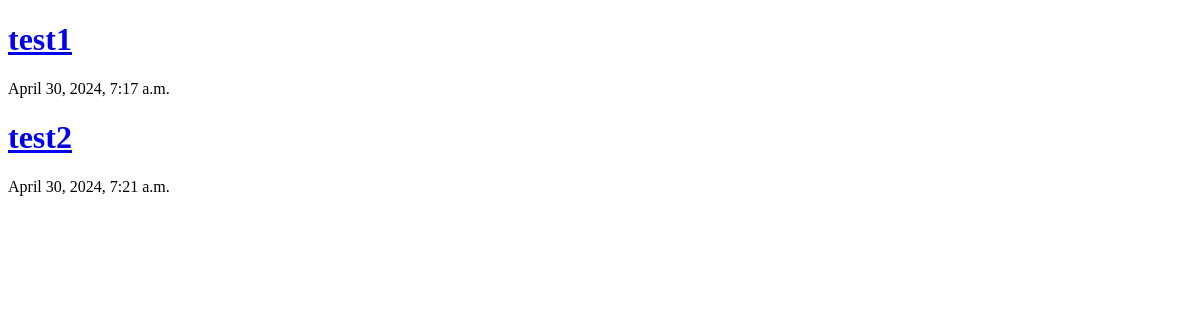
The app's page /posts/, older data.
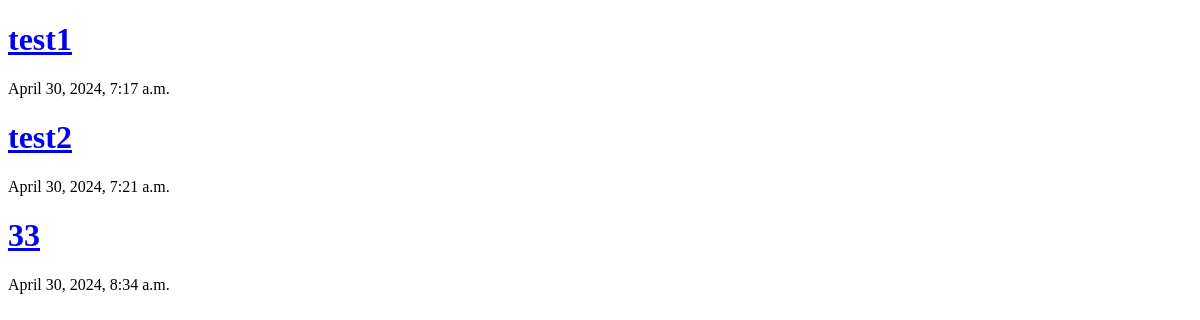
The same page, newer data.
### posts/models.py (models this page shows, shortened)
class Post(models.Model):
    title = models.CharField(max_length=75)
    body = models.TextField()
    slug = models.SlugField()
    date = models.DateTimeField(auto_now_add=True)
    banner = models.ImageField(upload_to='posts/', default='posts/python.png')

### posts/views.py (the view)
# urls.py: path('', views.post_list),
def post_list(request):
    posts = Post.objects.all()
    return render(request, 'posts/post_list.html', {'posts': posts})

### posts/templates/posts/post_list.html (shortened to what this page needs)
<!DOCTYPE html>
<html lang="en">
  <head>
  </head>
  <body>
    {% for post in posts %}
        <h1>
            <a href="{{post.slug}}">
                {{ post.title }}
            </a>
        </h1>
        <p>{{ post.date }}</p>
    {% endfor %}
  </body>
</html>

Row changes from the older to the newer data that the page shows:
added Post: title "33", date "April 30, 2024, 8:34 a.m."
